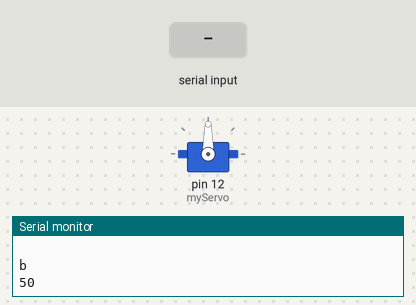
The sketch below on a simulated Arduino Uno, built with avr-gcc and run on an emulated ATmega328P. Shown: servo, the last lines printed to the serial monitor. Inputs (shaded band) come from the test bench.

Above: at 2.6 s.
2.7 s: "a,45\n" received over the second serial link
At 3.9 s:
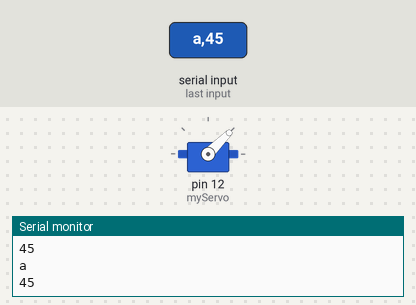
4.2 s: "," received over the second serial link
5.7 s: "90,45\n" received over the second serial link
Timing chart, 0 to 8.7 s (numbered marks = the images above; inputs shaded):
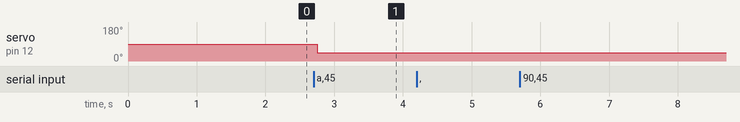

Measured:
- after the input at 2.7 s, servo on pin 12 (myServo): 90° → 45° after 0.05 s

The sketch:

kdd912_ble_help.ino
```cpp
#include <SoftwareSerial.h>
#include <Servo.h>
Servo myServo;
int state = 20;
SoftwareSerial BTserial(8, 9);
void setup() {
  // put your setup code here, to run once:
Serial.begin(9600);
  Serial.print("Sketch:   ");   Serial.println(__FILE__);
  Serial.print("Uploaded: ");   Serial.println(__DATE__);
  Serial.println(" ");
  BTserial.begin(9600);
  Serial.println(hm10_at("AT+RENEW",50));
  Serial.println(hm10_at("AT+NAMEGroupTa",50));
  Serial.println(hm10_at("AT+IMM1",50));
  Serial.println(hm10_at("AT+ROLE0",50));
  Serial.println(hm10_at("AT+MODE2",50));
  Serial.println(hm10_at("AT+RESET",1000));
  Serial.println(hm10_at("AT+NAME?",50));
  Serial.println(hm10_at("AT+ROLE?",50));
  Serial.println(hm10_at("AT+ADDR?",50));
  myServo.attach(12);
  String str = "b,50";
  int commaPosition = str.indexOf(',');
  char motor;
  for(int i =0; i < commaPosition;i++){
    motor+=str.charAt(i);
    }
//  char motor = str.substring(0,commaPosition);
  String angelstr = str.substring(commaPosition+1,str.length());
  int angel = angelstr.toInt();
//  Serial.println(motor);
//  Serial.println(angel);
  servoroate(motor, angel);
}
void servoroate(char varmotor,int varangel){
  switch (varmotor) {
  case 'a':
  Serial.println(varmotor);
  Serial.println(varangel);
  myServo.write(varangel);
    // statements
    break;
  case 'b':
  Serial.println(varmotor);
  Serial.println(varangel);
    // statements
    break;
  default:
    // statements
    break;
}
 }
char c = "";
String str="";
void loop() {

  // put your main code here, to run repeatedly:
if(BTserial.available() > 0){ // Checks whether data is comming from the serial port
  String str="";  //儲存接收到的回應字串
  char c;  //儲存接收到的回應字元

  while (BTserial.available()) {  //若軟體序列埠接收緩衝器還有資料
    c=BTserial.read();  //必須放入宣告為 char 之變數 (才會轉成字元)
    str.concat(c);  //串接回應字元
    delay(10);  //務必要延遲, 否則太快
    }
  str.trim();
  int commaPosition = str.indexOf(',');
  char motor;
  for(int i =0; i < commaPosition;i++){
    motor+=str.charAt(i);
    }
//  char motor = str.substring(0,commaPosition);
  String angelstr = str.substring(commaPosition+1,str.length());
  int angel = angelstr.toInt();
  Serial.println(motor);
  Serial.println(angel);
  servoroate(motor, angel);

//    state = BTserial.read(); // Reads the data from the serial port
//    Serial.println(state);
//	myServo.write(state);
 }
 // Controlling the servo motor

// delay(10);

 // Reading the button
// buttonState = digitalRead(button);
// if (buttonState == HIGH) {
//   BTserial.write('1'); // Sends '1' to the master to turn on LED
// }
// else {
//   BTserial.write('0');
// }
}
String hm10_at(String at,int delaytime)
{
  BTserial.print(at);
  BTserial.flush();
  delay(delaytime);
  String str = hm10_response();
  return str;
  }

void pasringdata(String data)
{
  String astr[5] = { "Group:", "Group:","Humidity = ","Temperature = ","Temperature f = "};
  int count = 0;
  int arrays[4];
  for(int i = 0;i<data.length();i++)
  {
    if(data.substring(i, i+1) == ",")
    {
      arrays[count] = i;
      count+=1;
      }
    }
    String first = astr[0];
      first.concat(data.substring(0, arrays[0]));
      Serial.println(first);
      for(int i =0;i<3;i++)
      {
        String first = astr[i+1];
      first.concat(data.substring(arrays[i]+1, arrays[i+1]));
      Serial.println(first);
        }
      String last = astr[4];
      last.concat(data.substring(arrays[3]+1));
      Serial.println(last);

  }
  void hm10senddata(String data)
{
  BTserial.println(data);
  BTserial.flush();
  }
 String hm10_response()
{
  String str="";  //儲存接收到的回應字串
  char c;  //儲存接收到的回應字元

  while (BTserial.available()) {  //若軟體序列埠接收緩衝器還有資料
    c=BTserial.read();  //必須放入宣告為 char 之變數 (才會轉成字元)
    str.concat(c);  //串接回應字元
    delay(10);  //務必要延遲, 否則太快
    }
  str.trim();  //去除頭尾空白字元
  return str;
  }
 void senddata()
{
//  delay(2000);
//  float h = dht.readHumidity();
//  float t = dht.readTemperature();
//  float f = dht.readTemperature(true);
//  if (isnan(h) || isnan(t) || isnan(f)) {
//    Serial.println("Failed to read from DHT sensor!");
//    return;
//    }
//  String data = "data,";
//  data.concat(h);
//  data.concat(",");
//  data.concat(t);
//  data.concat(",");
//  data.concat(f);
//  hm10senddata(data);
//  Serial.println(data);
  }
```
